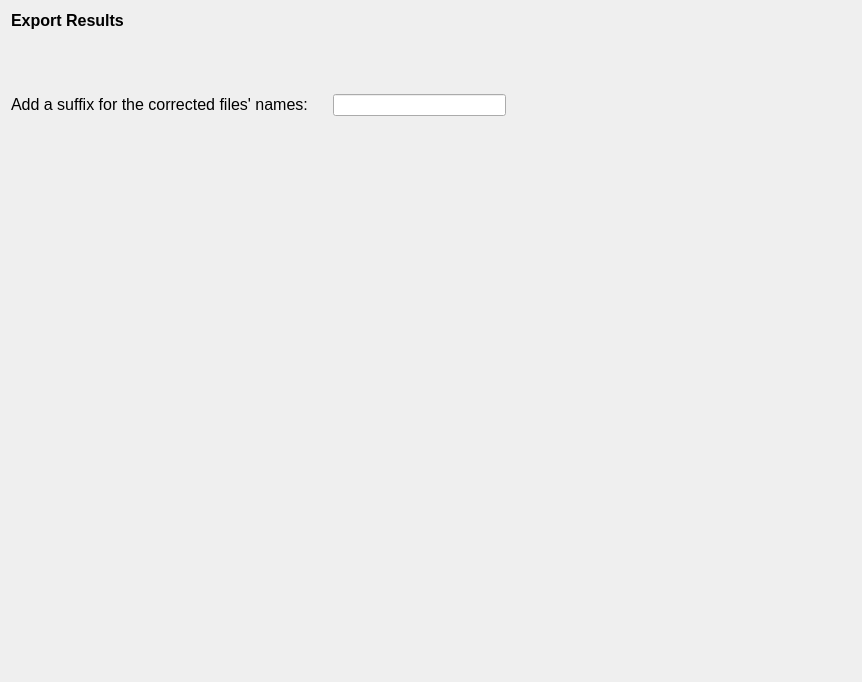
<?xml version="1.0" encoding="UTF-8"?>
<ui version="4.0">
 <class>ExportResults</class>
 <widget class="QWidget" name="ExportResults">
  <property name="enabled">
   <bool>true</bool>
  </property>
  <property name="geometry">
   <rect>
    <x>0</x>
    <y>0</y>
    <width>862</width>
    <height>682</height>
   </rect>
  </property>
  <property name="windowTitle">
   <string/>
  </property>
  <property name="styleSheet">
   <string>font: 10pt &quot;Roboto-Regular&quot;;</string>
  </property>
  <layout class="QVBoxLayout" name="verticalLayout">
   <property name="spacing">
    <number>25</number>
   </property>
   <item>
    <layout class="QGridLayout" name="gridLayout">
     <item row="2" column="0">
      <widget class="QLabel" name="label_3">
       <property name="text">
        <string>&lt;html&gt;&lt;head/&gt;&lt;body&gt;&lt;p&gt;&lt;span style=&quot; font-size:12pt;&quot;&gt;Add a suffix for the corrected files' names:&lt;/span&gt;&lt;/p&gt;&lt;/body&gt;&lt;/html&gt;</string>
       </property>
      </widget>
     </item>
     <item row="2" column="1">
      <widget class="QLineEdit" name="Suffix_lineEdit"/>
     </item>
     <item row="0" column="0">
      <widget class="QLabel" name="label">
       <property name="text">
        <string>&lt;html&gt;&lt;head/&gt;&lt;body&gt;&lt;p&gt;&lt;span style=&quot; font-size:12pt; font-weight:700;&quot;&gt;Export Results&lt;/span&gt;&lt;/p&gt;&lt;/body&gt;&lt;/html&gt;</string>
       </property>
      </widget>
     </item>
     <item row="3" column="0">
      <spacer name="verticalSpacer">
       <property name="orientation">
        <enum>Qt::Orientation::Vertical</enum>
       </property>
       <property name="sizeHint" stdset="0">
        <size>
         <width>20</width>
         <height>40</height>
        </size>
       </property>
      </spacer>
     </item>
     <item row="2" column="3">
      <spacer name="horizontalSpacer">
       <property name="orientation">
        <enum>Qt::Orientation::Horizontal</enum>
       </property>
       <property name="sizeHint" stdset="0">
        <size>
         <width>40</width>
         <height>20</height>
        </size>
       </property>
      </spacer>
     </item>
     <item row="2" column="2">
      <spacer name="horizontalSpacer_2">
       <property name="orientation">
        <enum>Qt::Orientation::Horizontal</enum>
       </property>
       <property name="sizeHint" stdset="0">
        <size>
         <width>40</width>
         <height>20</height>
        </size>
       </property>
      </spacer>
     </item>
     <item row="1" column="0">
      <widget class="QLabel" name="label_2">
       <property name="text">
        <string/>
       </property>
      </widget>
     </item>
    </layout>
   </item>
  </layout>
 </widget>
 <resources>
  <include location="../../../../../scinodes_poc/src/main/python/ui/themes/themes.qrc"/>
 </resources>
 <connections/>
 <slots>
  <slot>on_active_validation()</slot>
 </slots>
</ui>
